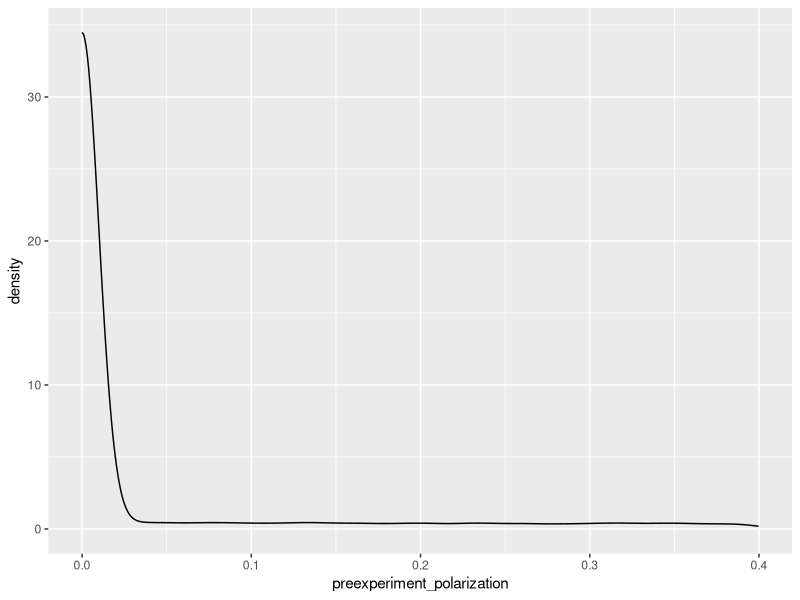
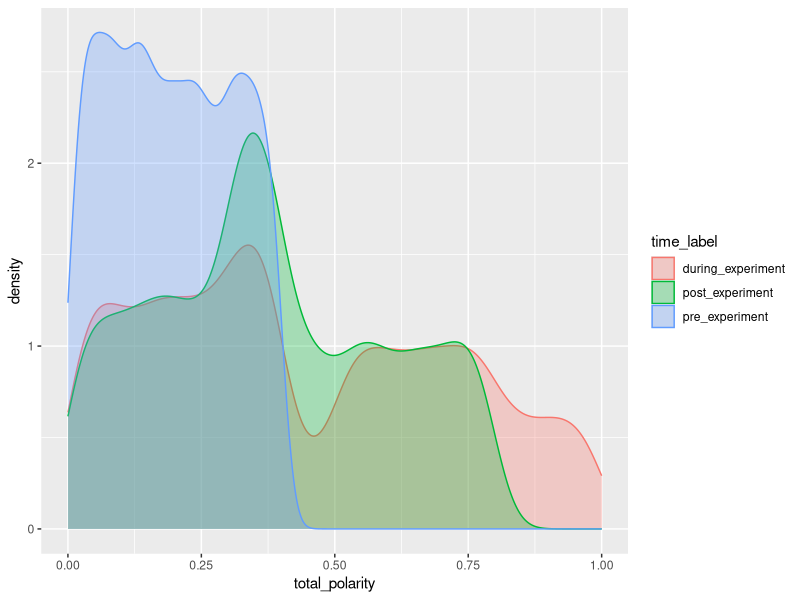
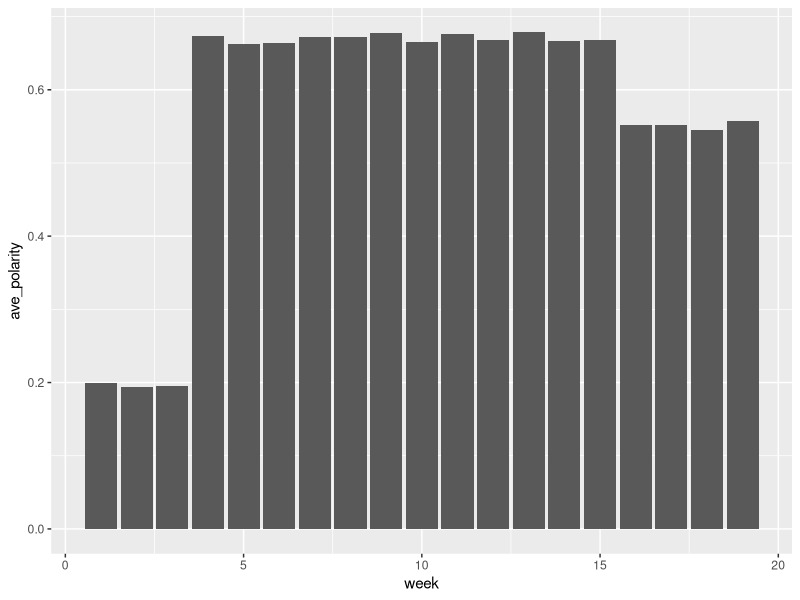
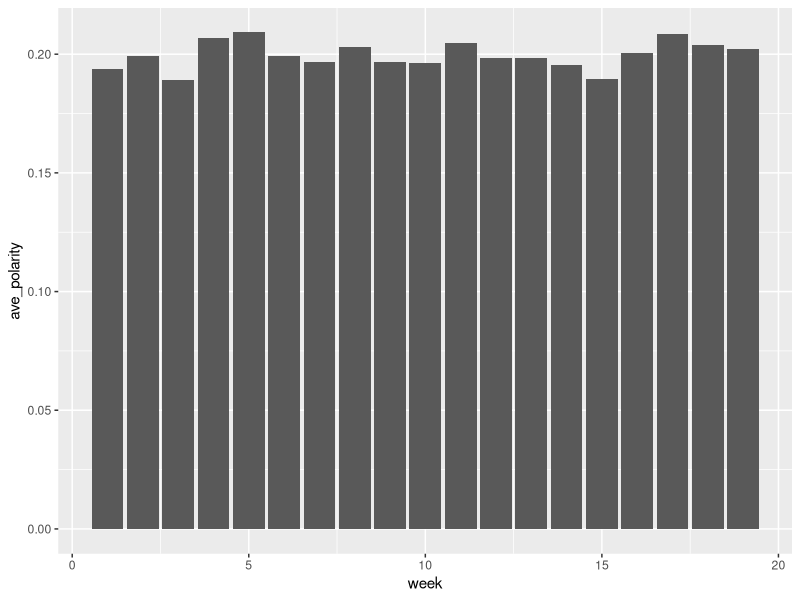
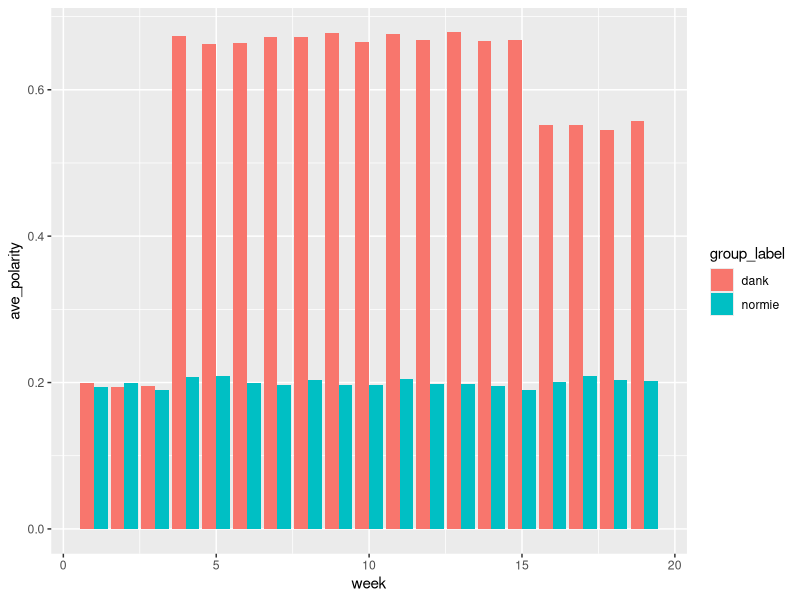

Reproduce these figures in R, in order.
library(tidyverse)
library(cowplot)

meme_data <- read.csv("meme_experiment_data.csv")
meme_data[is.na(meme_data)] <- 0

summary(meme_data)
View(meme_data)

ggplot(meme_data, aes(x = preexperiment_polarization)) +
  geom_density()

#table(meme_data$subjects, meme_data$group_assignment)

combined_meme_data <- meme_data %>%
  mutate(total_polarity = preexperiment_polarization + experiment_polarization + postexperiment_polarization)

View(combined_meme_data)

###DENSITY PLOTS BY TIME###
time_groups <- combined_meme_data %>%
  mutate(time_label = ifelse(preexperiment_polarization > 0, "pre_experiment",
         ifelse(experiment_polarization > 0, "during_experiment",
         ifelse(postexperiment_polarization > 0, "post_experiment", "none"))))

View(time_groups)

ggplot(time_groups, aes(x = total_polarity, color = time_label, fill = time_label)) +
  geom_density(alpha = 0.3)

###COMBINING AVERAGES###
combined_averages <- combined_meme_data %>%
  group_by(week, group_assignment) %>%
  summarise(N = n(),
            ave_polarity = mean(total_polarity), na.rm = TRUE)

View(combined_averages)


###LOOKING AT EACH GROUP SEPARATELY###
dank_group <- combined_meme_data %>%
  filter(group_assignment == 1)
View(dank_group)

dank_group_averages <- dank_group %>%
  group_by(week) %>%
  summarise(N = n(),
            ave_polarity = mean(total_polarity), na.rm = TRUE)

View(dank_group_averages)

ggplot(dank_group_averages, aes(x = week, y = ave_polarity)) +
  geom_bar(stat = "identity", position = "dodge")

normie_group <- combined_meme_data %>%
  filter(group_assignment == 0)

normie_group_averages <- normie_group %>%
  group_by(week) %>%
  summarise(N = n(),
            ave_polarity = mean(total_polarity), 
            sd_polarity = sd(total_polarity),
            na.rm = TRUE)

ggplot(normie_group_averages, aes(x = week, y = ave_polarity)) +
  geom_bar(stat = "identity", position = "dodge")

###THIS IS WHERE EVERYTHING GETS SEPARATED AND PLACED INTO A SINGLE CHART###
grouped_data <- combined_meme_data %>%
  mutate(group_label = ifelse(group_assignment > 0, "dank", "normie"))

grouped_averages <- grouped_data %>%
  group_by(group_label, week) %>%
  summarise(N = n(),
            ave_polarity = mean(total_polarity))

View(grouped_averages)

ggplot(grouped_averages, aes(x = week, y = ave_polarity, fill = group_label)) +
  geom_bar(stat = "identity", position = "dodge")

  
